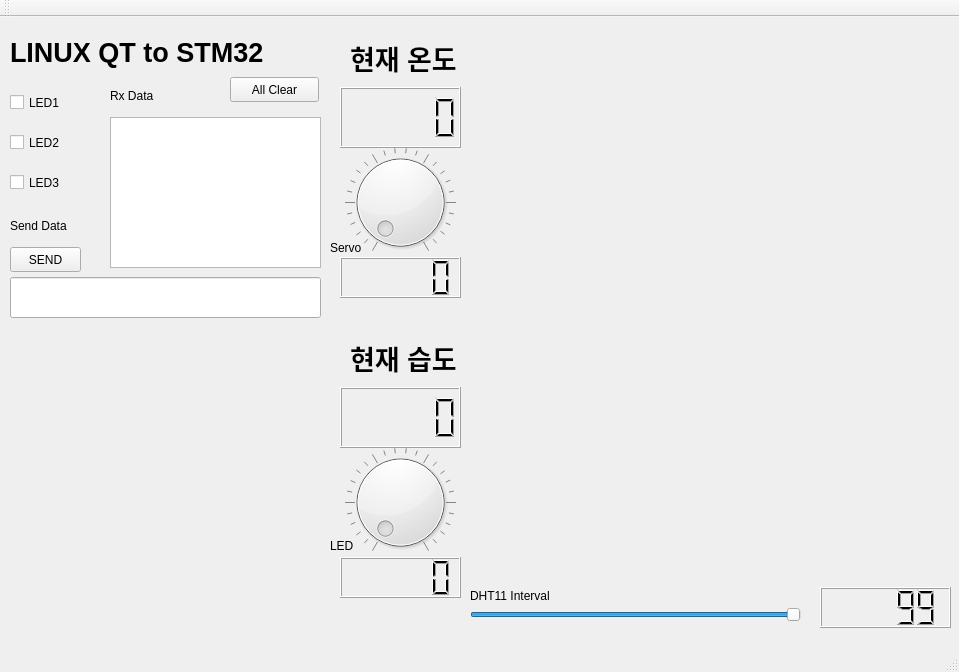
<?xml version="1.0" encoding="UTF-8"?>
<ui version="4.0">
 <class>MainWindow</class>
 <widget class="QMainWindow" name="MainWindow">
  <property name="geometry">
   <rect>
    <x>0</x>
    <y>0</y>
    <width>959</width>
    <height>672</height>
   </rect>
  </property>
  <property name="windowTitle">
   <string>MainWindow</string>
  </property>
  <widget class="QWidget" name="centralWidget">
   <widget class="QLabel" name="labelTitle">
    <property name="geometry">
     <rect>
      <x>10</x>
      <y>10</y>
      <width>261</width>
      <height>51</height>
     </rect>
    </property>
    <property name="font">
     <font>
      <pointsize>20</pointsize>
      <weight>75</weight>
      <bold>true</bold>
     </font>
    </property>
    <property name="text">
     <string>LINUX QT to STM32</string>
    </property>
   </widget>
   <widget class="QLCDNumber" name="lcdNumberTemperature">
    <property name="geometry">
     <rect>
      <x>340</x>
      <y>70</y>
      <width>121</width>
      <height>61</height>
     </rect>
    </property>
   </widget>
   <widget class="QLabel" name="labelTemperature">
    <property name="geometry">
     <rect>
      <x>350</x>
      <y>10</y>
      <width>111</width>
      <height>61</height>
     </rect>
    </property>
    <property name="font">
     <font>
      <pointsize>20</pointsize>
      <weight>75</weight>
      <bold>true</bold>
     </font>
    </property>
    <property name="text">
     <string>현재 온도</string>
    </property>
   </widget>
   <widget class="QLineEdit" name="lineEditSendData">
    <property name="geometry">
     <rect>
      <x>10</x>
      <y>260</y>
      <width>311</width>
      <height>41</height>
     </rect>
    </property>
   </widget>
   <widget class="QPushButton" name="pushButtonSend">
    <property name="geometry">
     <rect>
      <x>10</x>
      <y>230</y>
      <width>71</width>
      <height>25</height>
     </rect>
    </property>
    <property name="text">
     <string>SEND</string>
    </property>
   </widget>
   <widget class="QTextEdit" name="textEditRxData">
    <property name="geometry">
     <rect>
      <x>110</x>
      <y>100</y>
      <width>211</width>
      <height>151</height>
     </rect>
    </property>
   </widget>
   <widget class="QLabel" name="labelSendData">
    <property name="geometry">
     <rect>
      <x>10</x>
      <y>200</y>
      <width>71</width>
      <height>17</height>
     </rect>
    </property>
    <property name="text">
     <string>Send Data</string>
    </property>
   </widget>
   <widget class="QLabel" name="labelRxData">
    <property name="geometry">
     <rect>
      <x>110</x>
      <y>70</y>
      <width>67</width>
      <height>17</height>
     </rect>
    </property>
    <property name="text">
     <string>Rx Data</string>
    </property>
   </widget>
   <widget class="QCheckBox" name="checkBoxLED1">
    <property name="geometry">
     <rect>
      <x>10</x>
      <y>70</y>
      <width>61</width>
      <height>31</height>
     </rect>
    </property>
    <property name="text">
     <string>LED1</string>
    </property>
   </widget>
   <widget class="QCheckBox" name="checkBoxLED2">
    <property name="geometry">
     <rect>
      <x>10</x>
      <y>110</y>
      <width>61</width>
      <height>31</height>
     </rect>
    </property>
    <property name="text">
     <string>LED2</string>
    </property>
   </widget>
   <widget class="QCheckBox" name="checkBoxLED3">
    <property name="geometry">
     <rect>
      <x>10</x>
      <y>150</y>
      <width>61</width>
      <height>31</height>
     </rect>
    </property>
    <property name="text">
     <string>LED3</string>
    </property>
   </widget>
   <widget class="QCustomPlot" name="plotTemperature" native="true">
    <property name="geometry">
     <rect>
      <x>470</x>
      <y>10</y>
      <width>481</width>
      <height>271</height>
     </rect>
    </property>
   </widget>
   <widget class="QLabel" name="labelHumidity">
    <property name="geometry">
     <rect>
      <x>350</x>
      <y>310</y>
      <width>111</width>
      <height>61</height>
     </rect>
    </property>
    <property name="font">
     <font>
      <pointsize>20</pointsize>
      <weight>75</weight>
      <bold>true</bold>
     </font>
    </property>
    <property name="text">
     <string>현재 습도</string>
    </property>
   </widget>
   <widget class="QLCDNumber" name="lcdNumberHumidity">
    <property name="geometry">
     <rect>
      <x>340</x>
      <y>370</y>
      <width>121</width>
      <height>61</height>
     </rect>
    </property>
   </widget>
   <widget class="QCustomPlot" name="plotHumidity" native="true">
    <property name="geometry">
     <rect>
      <x>470</x>
      <y>290</y>
      <width>481</width>
      <height>271</height>
     </rect>
    </property>
   </widget>
   <widget class="QDial" name="dialServo">
    <property name="geometry">
     <rect>
      <x>340</x>
      <y>130</y>
      <width>121</width>
      <height>111</height>
     </rect>
    </property>
    <property name="notchesVisible">
     <bool>true</bool>
    </property>
   </widget>
   <widget class="QDial" name="dialLED">
    <property name="geometry">
     <rect>
      <x>340</x>
      <y>430</y>
      <width>121</width>
      <height>111</height>
     </rect>
    </property>
    <property name="notchesVisible">
     <bool>true</bool>
    </property>
   </widget>
   <widget class="QLabel" name="labelDialServo">
    <property name="geometry">
     <rect>
      <x>330</x>
      <y>220</y>
      <width>41</width>
      <height>21</height>
     </rect>
    </property>
    <property name="text">
     <string>Servo</string>
    </property>
   </widget>
   <widget class="QLabel" name="labelDialLED">
    <property name="geometry">
     <rect>
      <x>330</x>
      <y>520</y>
      <width>31</width>
      <height>17</height>
     </rect>
    </property>
    <property name="text">
     <string>LED</string>
    </property>
   </widget>
   <widget class="QLCDNumber" name="lcdNumberServo">
    <property name="geometry">
     <rect>
      <x>340</x>
      <y>240</y>
      <width>121</width>
      <height>41</height>
     </rect>
    </property>
   </widget>
   <widget class="QLCDNumber" name="lcdNumberLED">
    <property name="geometry">
     <rect>
      <x>340</x>
      <y>540</y>
      <width>121</width>
      <height>41</height>
     </rect>
    </property>
   </widget>
   <widget class="QPushButton" name="pushButtonClear">
    <property name="geometry">
     <rect>
      <x>230</x>
      <y>60</y>
      <width>89</width>
      <height>25</height>
     </rect>
    </property>
    <property name="text">
     <string>All Clear</string>
    </property>
   </widget>
   <widget class="QSlider" name="horizontalSliderDHT11Interval">
    <property name="geometry">
     <rect>
      <x>470</x>
      <y>590</y>
      <width>331</width>
      <height>16</height>
     </rect>
    </property>
    <property name="autoFillBackground">
     <bool>false</bool>
    </property>
    <property name="value">
     <number>99</number>
    </property>
    <property name="orientation">
     <enum>Qt::Horizontal</enum>
    </property>
   </widget>
   <widget class="QLabel" name="labelDHT11Interval">
    <property name="geometry">
     <rect>
      <x>470</x>
      <y>570</y>
      <width>111</width>
      <height>17</height>
     </rect>
    </property>
    <property name="text">
     <string>DHT11 Interval</string>
    </property>
   </widget>
   <widget class="QLCDNumber" name="lcdNumberHorizontalSliderDHT11Interval">
    <property name="geometry">
     <rect>
      <x>820</x>
      <y>570</y>
      <width>131</width>
      <height>41</height>
     </rect>
    </property>
    <property name="value" stdset="0">
     <double>99.000000000000000</double>
    </property>
   </widget>
  </widget>
  <widget class="QMenuBar" name="menuBar">
   <property name="geometry">
    <rect>
     <x>0</x>
     <y>0</y>
     <width>959</width>
     <height>22</height>
    </rect>
   </property>
  </widget>
  <widget class="QToolBar" name="mainToolBar">
   <attribute name="toolBarArea">
    <enum>TopToolBarArea</enum>
   </attribute>
   <attribute name="toolBarBreak">
    <bool>false</bool>
   </attribute>
  </widget>
  <widget class="QStatusBar" name="statusBar"/>
 </widget>
 <layoutdefault spacing="6" margin="11"/>
 <customwidgets>
  <customwidget>
   <class>QCustomPlot</class>
   <extends>QWidget</extends>
   <header>qcustomplot.h</header>
   <container>1</container>
  </customwidget>
 </customwidgets>
 <resources/>
 <connections/>
</ui>
